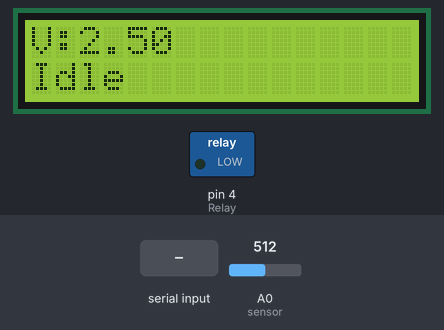
Bench run of a sketch on a simulated Arduino Uno, built with avr-gcc and run on an emulated ATmega328P. Parts: 16×2 character LCD, switched loads named in the sketch (green lamp = pin HIGH). Inputs (shaded band) come from the test bench; at power-on: A0 (sensor) = 512. What the sketch prints to the serial monitor is not drawn.

Above: at 3.2 s.
3.3 s: "4B00E1D0552F\n" received over the second serial link
At 5.8 s:
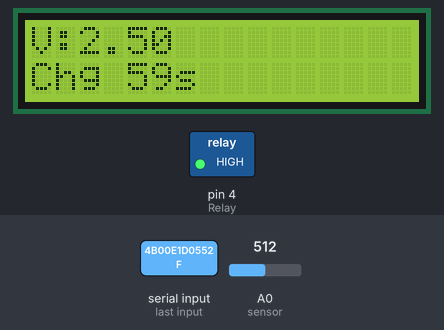
7.3 s: A0 (sensor) set to 716
At 8.6 s:
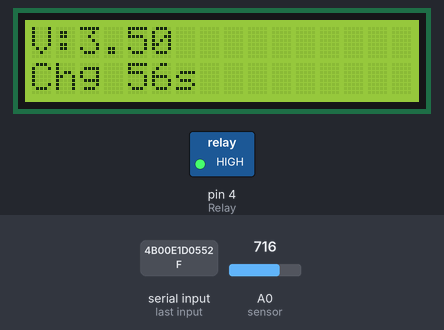
10.6 s: A0 (sensor) set to 900
At 11.5 s:
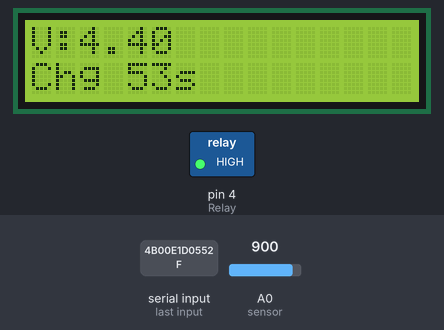
13.6 s: A0 (sensor) set to 1010
At 14.9 s:
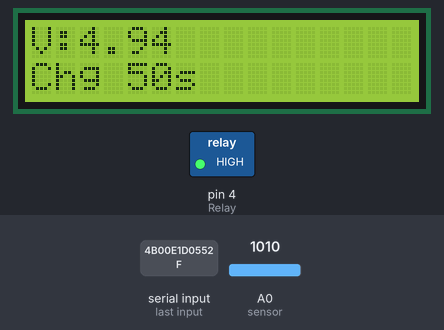
Timing chart, 0 to 16.6 s (numbered marks = the images above; inputs shaded):
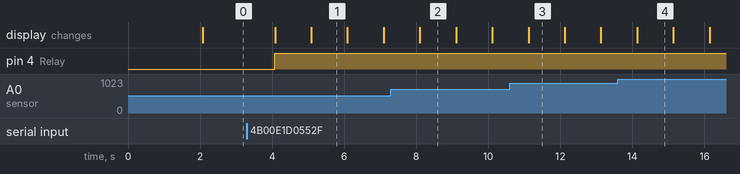

Measured:
- after the input at 3.3 s, pin 4 (Relay): LOW → HIGH after 0.78 s; the display: first changes after 0.78 s (image 1 shows a later state)
- what the display in image 2 shows lasts 1.0 s, from 8.1 s to 9.1 s

The sketch:

Arduino_Sensor_Node.ino
```cpp
#include <LiquidCrystal.h>
#include <SoftwareSerial.h>

// LCD pin connections: rs=13, en=12, d4=8, d5=9, d6=10, d7=11
const int rs = 13, en = 12, d4 = 8, d5 = 9, d6 = 10, d7 = 11;
LiquidCrystal lcd(rs, en, d4, d5, d6, d7);

int Relay = 4; // Relay control pin
SoftwareSerial RfidSerial(6, 7); // RX=6, TX=7

bool charging = false;
int chargeTimeLeft = 0;
unsigned long lastSecond = 0;

void setup() {
  pinMode(Relay, OUTPUT);
  digitalWrite(Relay, LOW); // Keep relay OFF initially

  Serial.begin(9600);      // Serial communication with ESP32
  RfidSerial.begin(9600);  // RFID reader

  lcd.begin(16, 2);
  lcd.clear();
  lcd.print("Footstep Power");
  lcd.setCursor(0, 1);
  lcd.print("Generation...");
  delay(2000);
}

float readPiezoVoltage() {
  int raw = analogRead(A0);       // Read analog value from piezo sensor
  return (raw * 5.0) / 1023.0;    // Convert ADC value to voltage
}

void loop() {
  float voltage = readPiezoVoltage();

  // Check if RFID data is available
  if (RfidSerial.available() > 0) {
    String tag = RfidSerial.readStringUntil('\n');
    tag.trim(); // Remove extra spaces

    // Check Authorized RFID tag UID (Example: 4B00E1D0552F)
    if (tag == "4B00E1D0552F") {
      if (!charging) {
        charging = true;
        chargeTimeLeft = 60; // Set charging time to 60 seconds
        digitalWrite(Relay, HIGH); // Turn ON relay

        lcd.clear();
        lcd.print("Charging Start");
        delay(1000);
      }
    }
  }

  // Charging Timer Logic
  if (charging) {
    if (millis() - lastSecond >= 1000) { // One second timer
      chargeTimeLeft--;
      lastSecond = millis();

      if (chargeTimeLeft <= 0) {
        charging = false;
        digitalWrite(Relay, LOW); // Turn OFF relay
        lcd.clear();
        lcd.print("Charging Over");
        delay(1000);
      }
    }
  }

  // Send Data to ESP32 via Serial
  // Format: Voltage,Status,TimeLeft
  Serial.print(voltage, 2);
  Serial.print(",");
  Serial.print(charging ? "Charging" : "Idle");
  Serial.print(",");
  Serial.println(chargeTimeLeft);

  // Update LCD Display
  lcd.clear();
  lcd.print("V:" + String(voltage, 2));
  lcd.setCursor(0, 1);
  if (charging) {
    lcd.print("Chg " + String(chargeTimeLeft) + "s");
  } else {
    lcd.print("Idle");
  }

  delay(1000); // Update every second
}
```
